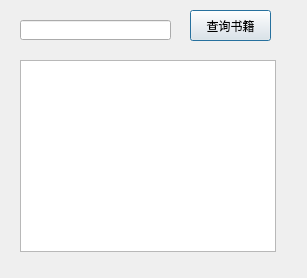
<?xml version="1.0" encoding="UTF-8"?>
<ui version="4.0">
 <class>Dialog</class>
 <widget class="QDialog" name="Dialog">
  <property name="geometry">
   <rect>
    <x>0</x>
    <y>0</y>
    <width>307</width>
    <height>278</height>
   </rect>
  </property>
  <property name="windowTitle">
   <string>Dialog</string>
  </property>
  <widget class="QPushButton" name="btn_ChaXun">
   <property name="geometry">
    <rect>
     <x>190</x>
     <y>10</y>
     <width>81</width>
     <height>31</height>
    </rect>
   </property>
   <property name="text">
    <string>查询书籍</string>
   </property>
  </widget>
  <widget class="QLineEdit" name="edit_BookName">
   <property name="geometry">
    <rect>
     <x>20</x>
     <y>20</y>
     <width>151</width>
     <height>20</height>
    </rect>
   </property>
  </widget>
  <widget class="QListView" name="list_bookList">
   <property name="geometry">
    <rect>
     <x>20</x>
     <y>60</y>
     <width>256</width>
     <height>192</height>
    </rect>
   </property>
  </widget>
 </widget>
 <resources/>
 <connections/>
</ui>
